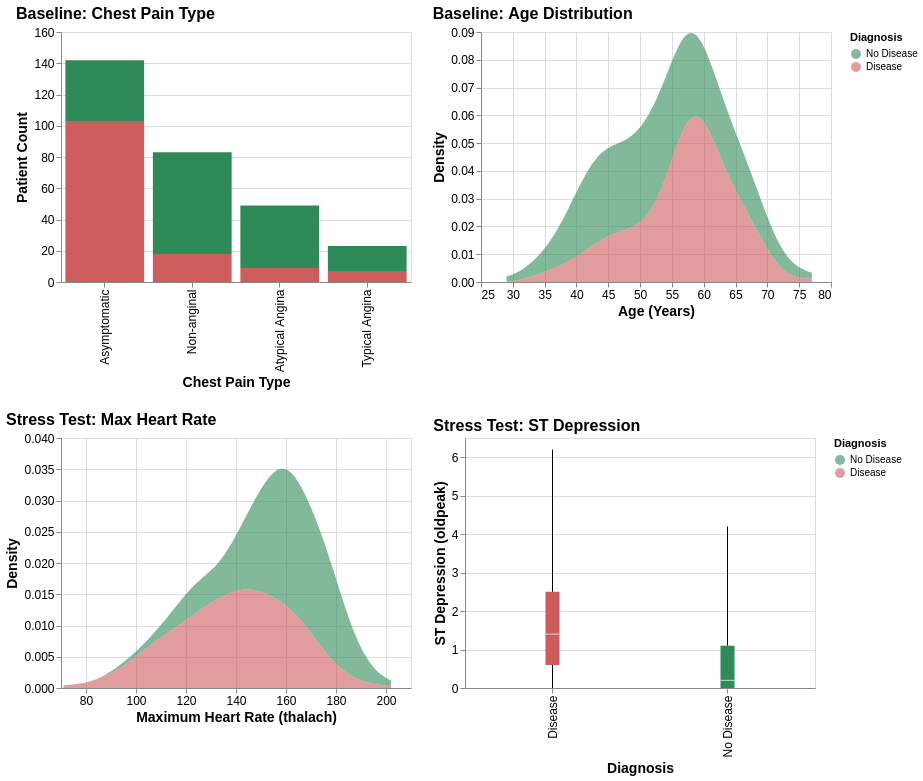

Notebook source saved alongside this figure:
### Code cell
# Create mapping of variables 
vis_df = df.copy()
vis_df['Diagnosis'] = vis_df['target'].map({0: 'No Disease', 1: 'Disease'})
vis_df['Chest Pain Type'] = vis_df['cp'].map({
    1: 'Typical Angina', 
    2: 'Atypical Angina', 
    3: 'Non-anginal', 
    4: 'Asymptomatic'
})

# Color scale 
color_scale = alt.Scale(domain=['No Disease', 'Disease'], range=['#2e8b57', '#cd5c5c'])

# Start of EDA (baseline)

# Bar chart for Chest Pain Type
chart_cp = alt.Chart(vis_df).mark_bar().encode(
    x=alt.X('Chest Pain Type:N', title='Chest Pain Type', sort='-y'),
    y=alt.Y('count():Q', title='Patient Count'),
    color=alt.Color('Diagnosis:N', scale=color_scale),
    tooltip=['Chest Pain Type', 'Diagnosis', 'count()']
).properties(title='Baseline: Chest Pain Type', width=350, height=250)

# Density plot for Age
chart_age = alt.Chart(vis_df).transform_density(
    'age',
    as_=['age', 'density'],
    groupby=['Diagnosis']
).mark_area(opacity=0.6).encode(
    x=alt.X('age:Q', title='Age (Years)'),
    y=alt.Y('density:Q', title='Density'),
    color=alt.Color('Diagnosis:N', scale=color_scale),
    tooltip=['Diagnosis']
).properties(title='Baseline: Age Distribution', width=350, height=250)


# Stress test features 

# Density plot for Max Heart Rate (thalach)
chart_thalach = alt.Chart(vis_df).transform_density(
    'thalach',
    as_=['thalach', 'density'],
    groupby=['Diagnosis']
).mark_area(opacity=0.6).encode(
    x=alt.X('thalach:Q', title='Maximum Heart Rate (thalach)'),
    y=alt.Y('density:Q', title='Density'),
    color=alt.Color('Diagnosis:N', scale=color_scale)
).properties(title='Stress Test: Max Heart Rate', width=350, height=250)

# Boxplot for ST Depression (oldpeak)
chart_oldpeak = alt.Chart(vis_df).mark_boxplot(extent='min-max').encode(
    x=alt.X('Diagnosis:N', title='Diagnosis'),
    y=alt.Y('oldpeak:Q', title='ST Depression (oldpeak)'),
    color=alt.Color('Diagnosis:N', scale=color_scale)
).properties(title='Stress Test: ST Depression', width=350, height=250)

# Dashboard visaulization 
dashboard = (chart_cp | chart_age) & (chart_thalach | chart_oldpeak)

dashboard = dashboard.resolve_scale(
    color='independent'
).configure_title(
    fontSize=16,
    anchor='start'
).configure_axis(
    labelFontSize=12,
    titleFontSize=14
)

dashboard

### Figure 1 — Vega-Lite specification as saved in the notebook (floating-point values rounded to 4 significant figures; data arrays with more than 128 entries replaced by an {"elided": "..."} marker saying what was removed)
{"config": {"view": {"continuousWidth": 300, "continuousHeight": 300}, "axis": {"labelFontSize": 12, "titleFontSize": 14}, "title": {"anchor": "start", "fontSize": 16}}, "vconcat": [{"hconcat": [{"mark": {"type": "bar"}, "encoding": {"color": {"field": "Diagnosis", "scale": {"domain": ["No Disease", "Disease"], "range": ["#2e8b57", "#cd5c5c"]}, "type": "nominal"}, "tooltip": [{"field": "Chest Pain Type", "type": "nominal"}, {"field": "Diagnosis", "type": "nominal"}, {"aggregate": "count", "type": "quantitative"}], "x": {"field": "Chest Pain Type", "sort": "-y", "title": "Chest Pain Type", "type": "nominal"}, "y": {"aggregate": "count", "title": "Patient Count", "type": "quantitative"}}, "height": 250, "title": "Baseline: Chest Pain Type", "width": 350}, {"mark": {"type": "area", "opacity": 0.6}, "encoding": {"color": {"field": "Diagnosis", "scale": {"domain": ["No Disease", "Disease"], "range": ["#2e8b57", "#cd5c5c"]}, "type": "nominal"}, "tooltip": [{"field": "Diagnosis", "type": "nominal"}], "x": {"field": "age", "title": "Age (Years)", "type": "quantitative"}, "y": {"field": "density", "title": "Density", "type": "quantitative"}}, "height": 250, "title": "Baseline: Age Distribution", "transform": [{"density": "age", "groupby": ["Diagnosis"], "as": ["age", "density"]}], "width": 350}]}, {"hconcat": [{"mark": {"type": "area", "opacity": 0.6}, "encoding": {"color": {"field": "Diagnosis", "scale": {"domain": ["No Disease", "Disease"], "range": ["#2e8b57", "#cd5c5c"]}, "type": "nominal"}, "x": {"field": "thalach", "title": "Maximum Heart Rate (thalach)", "type": "quantitative"}, "y": {"field": "density", "title": "Density", "type": "quantitative"}}, "height": 250, "title": "Stress Test: Max Heart Rate", "transform": [{"density": "thalach", "groupby": ["Diagnosis"], "as": ["thalach", "density"]}], "width": 350}, {"mark": {"type": "boxplot", "extent": "min-max"}, "encoding": {"color": {"field": "Diagnosis", "scale": {"domain": ["No Disease", "Disease"], "range": ["#2e8b57", "#cd5c5c"]}, "type": "nominal"}, "x": {"field": "Diagnosis", "title": "Diagnosis", "type": "nominal"}, "y": {"field": "oldpeak", "title": "ST Depression (oldpeak)", "type": "quantitative"}}, "height": 250, "title": "Stress Test: ST Depression", "width": 350}]}], "data": {"name": "data-6602b431ec03d7f3b23cd577134d8e90"}, "resolve": {"scale": {"color": "independent"}}, "$schema": "https://vega.github.io/schema/vega-lite/v6.1.0.json", "datasets": {"data-6602b431ec03d7f3b23cd577134d8e90": {"elided": "297 records"}}}
